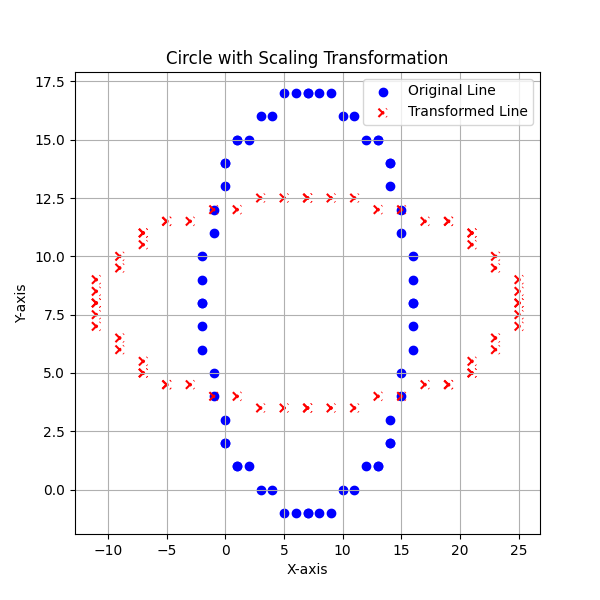

Write the Python code that produced this figure.
import numpy as np
import matplotlib.pyplot as plt

# Circle Algorithm
def circle():
    # Take inputs for the center point and radius
    xc = int(input("Enter x-coordinate for the center point: "))
    yc = int(input("Enter y-coordinate for the center point: "))
    r = int(input("Enter the radius: "))

    # Initialize lists for circle points
    xes, yes = [], []

    # Initialize variables
    x, y = 0, r
    p = 1 - r

    # Function to add symmetric points
    def add_circle_points(xc, yc, x, y):
        xes.extend([xc + x, xc - x, xc + y, xc - y, xc + x, xc - x, xc + y, xc - y])
        yes.extend([yc + y, yc + y, yc + x, yc + x, yc - y, yc - y, yc - x, yc - x])

    # Add initial points
    add_circle_points(xc, yc, x, y)

    # Midpoint Circle Algorithm
    while x < y:
        x += 1
        if p < 0:
            p += 2 * x + 1
        else:
            y -= 1
            p += 2 * x - 2 * y + 1
        add_circle_points(xc, yc, x, y)

    # Zip the points into x_list and y_list
    x_list, y_list = zip(*sorted(zip(xes, yes)))
    return x_list, y_list, xc, yc


# Transformation Matrices
def translation_to_origin(tx, ty):
    return np.array([
        [1, 0, -tx],
        [0, 1, -ty],
        [0, 0, 1]
    ])

def scaling_matrix(sx, sy):
    return np.array([
        [sx, 0, 0],
        [0, sy, 0],
        [0, 0, 1]
    ])

# def rotation_matrix(theta):
#     return np.array([
#         [np.cos(theta), -np.sin(theta), 0],
#         [np.sin(theta), np.cos(theta), 0],
#         [0, 0, 1]
#         ])

def translation_back_from_origin(tx,ty):
    return np.array([
        [1, 0, tx],
        [0, 1, ty],
        [0, 0, 1]
    ])


# Get Circle points
x_list, y_list, xc, yc = circle()

# Transformation inputs
tx = xc
ty = yc
sx = 2
sy = 0.5
# theta = np.pi / 4

# Composite transformation matrix
tto = translation_to_origin(tx, ty)
# rm=rotation_matrix(theta)
sm = scaling_matrix(sx, sy)
tfo = translation_back_from_origin(tx, ty)
cm = tfo @ sm @ tto
# cm = tfo @ rm @ tto

# Apply transformation
points = np.vstack([x_list, y_list, np.ones_like(x_list)])
transformed_points = cm @ points
x_new, y_new = transformed_points[0], transformed_points[1]

# Plotting
plt.figure(figsize=(6, 6))

# Original line
plt.scatter(x_list, y_list, marker='o', color='blue', label='Original Line')

# Transformed line
plt.scatter(x_new, y_new, marker='x', color='red', linestyle='--', label='Transformed Line')

plt.title("Circle with Scaling Transformation")
plt.xlabel("X-axis")
plt.ylabel("Y-axis")
plt.grid(True)
plt.legend()
plt.show()
